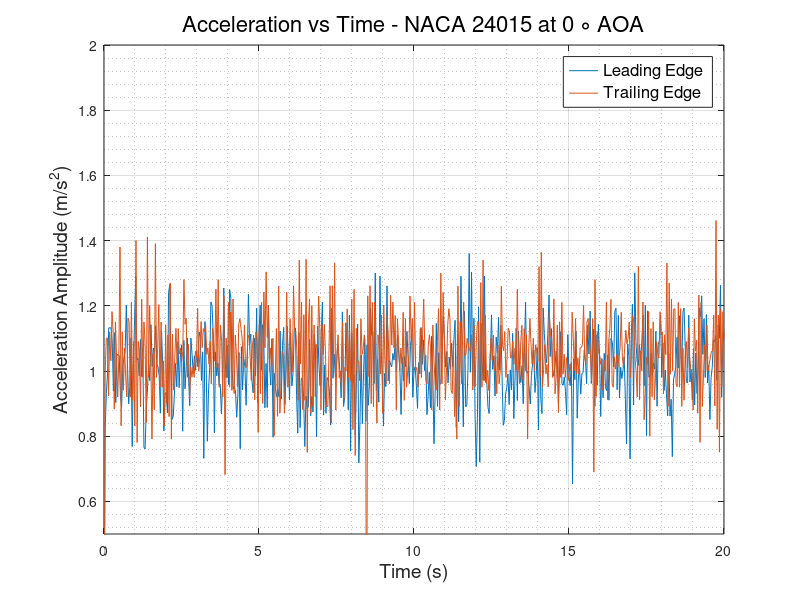
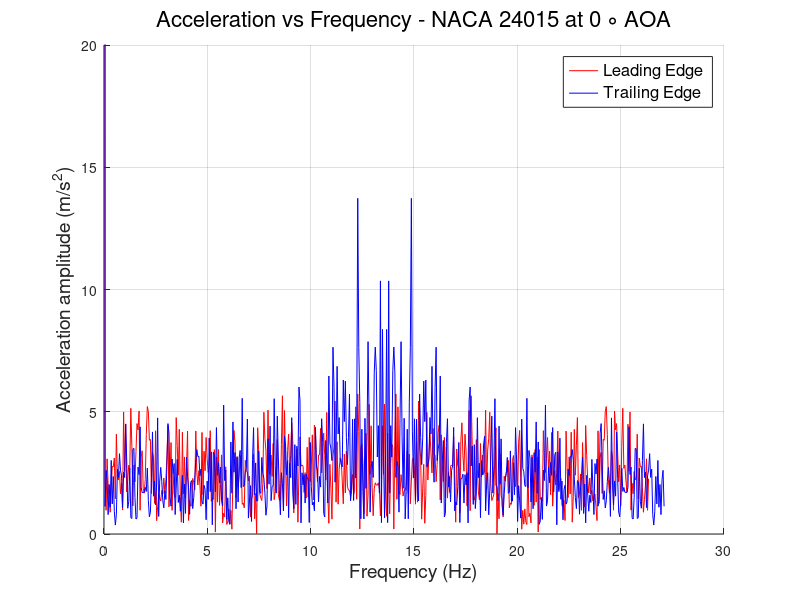

Reproduce these figures in MATLAB, in order.
clc
clear
close all
%% READING ACCELEROMETER DATA and defining Variables
                        % LEADING EDGE %
data   = xlsread('LE_700rpm.csv');
LE_time   = data(:,1);
LE_X_acc  = data(:,2);
LE_Y_acc  = data(:,3);
LE_Z_acc  = data(:,4);
LE_R_acc  = sqrt(LE_X_acc.^2 + LE_Y_acc.^2 + LE_Z_acc.^2);
% plot(LE_time,LE_R_acc)
N      = numel(LE_time);
Ts     = abs(diff(LE_time(1:2)));
fs     = 1/Ts;
f_axis = [0:N-1]*fs/N;
A_freq_LE = fft(LE_R_acc);
figure(1) 
plot(LE_time,LE_R_acc)
hold on
figure(2)
hold on
plot(f_axis,abs(A_freq_LE),'-r','LineWidth',0.5)
grid on 
grid minor
                        % TRAILING EDGE %
data   = xlsread('TE_700rpm.csv');
TE_time   = data(:,1);
TE_X_acc  = data(:,2);
TE_Y_acc  = data(:,3);
TE_Z_acc  = data(:,4);
TE_R_acc  = sqrt(TE_X_acc.^2 + TE_Y_acc.^2 + TE_Z_acc.^2);
% plot(TE_time,TE_R_acc)
N      = numel(TE_time);
Ts     = abs(diff(TE_time(1:2)));
fs     = 1/Ts;
f_axis = [0:N-1]*fs/N;
A_freq_TE = fft(TE_R_acc);
figure(1)
plot(TE_time, TE_R_acc)
grid on
grid minor
xlabel('Time (s)','FontSize',14,'FontWeight','normal')
ylabel('Acceleration Amplitude (m/s^2)','FontSize',14,'FontWeight','normal')
legend ('Leading Edge','Trailing Edge','FontSize',12,'FontWeight','normal')
title('Acceleration vs Time - NACA 24015 at 0 \circ AOA','FontSize',16,'FontWeight','normal')
ylim([0.5 2])
figure(2)
plot(f_axis,abs(A_freq_TE),'-b','LineWidth',0.5)
grid on 
grid minor
ylabel('Acceleration amplitude (m/s^2)','FontSize',14,'FontWeight','normal')
xlabel('Frequency (Hz)','FontSize',14,'FontWeight','normal')
ylim([0 20])
legend ('Leading Edge','Trailing Edge','FontSize',12,'FontWeight','normal')
title('Acceleration vs Frequency - NACA 24015 at 0 \circ AOA','FontSize',16,'FontWeight','normal')
